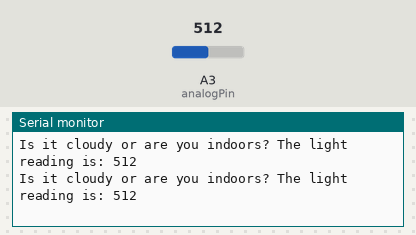
The sketch below on a simulated Arduino Uno, built with avr-gcc and run on an emulated ATmega328P. On the bench: the last lines printed to the serial monitor. The test bench sets the inputs (shaded band); at power-on: A3 (analogPin) = 512.

Above: at 1.3 s.
1.4 s: A3 (analogPin) set to 900
At 1.9 s:
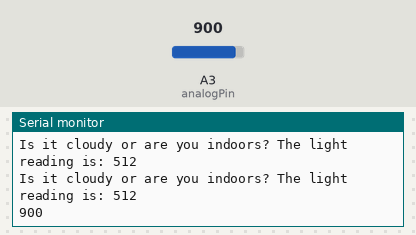
3.5 s: A3 (analogPin) set to 1023
At 3.9 s:
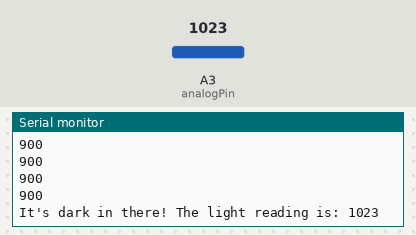
5.5 s: A3 (analogPin) set to 60
At 5.9 s:
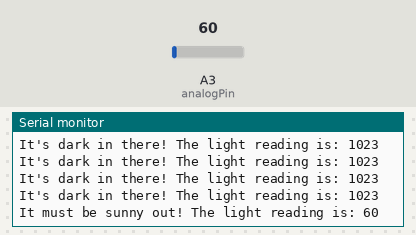

Measured:
- after the input at 1.4 s, the serial monitor: prints a new line after 0.10 s (image 1)
- after the input at 3.5 s, the serial monitor: prints a new line at once (image 2)
- after the input at 5.5 s, the serial monitor: prints a new line at once (image 3)

The sketch:

SHAPE.ino
```cpp
int analogPin = A3;

int val = 0;


void setup() {
  // put your setup code here, to run once:
  Serial.begin(9600);
}

void loop() {
  // put your main code here, to run repeatedly:
  val = analogRead(analogPin);

  if(val < 70)
  {
    Serial.print("It must be sunny out! The light reading is: ");
  }

  if(val > 900)
  {
    Serial.print("It's dark in there! The light reading is: ");
  }

  if(70 < val && val < 900)
  {
    Serial.print("Is it cloudy or are you indoors? The light reading is: ");
  }


  Serial.println(val);
  delay(500);
}
```
